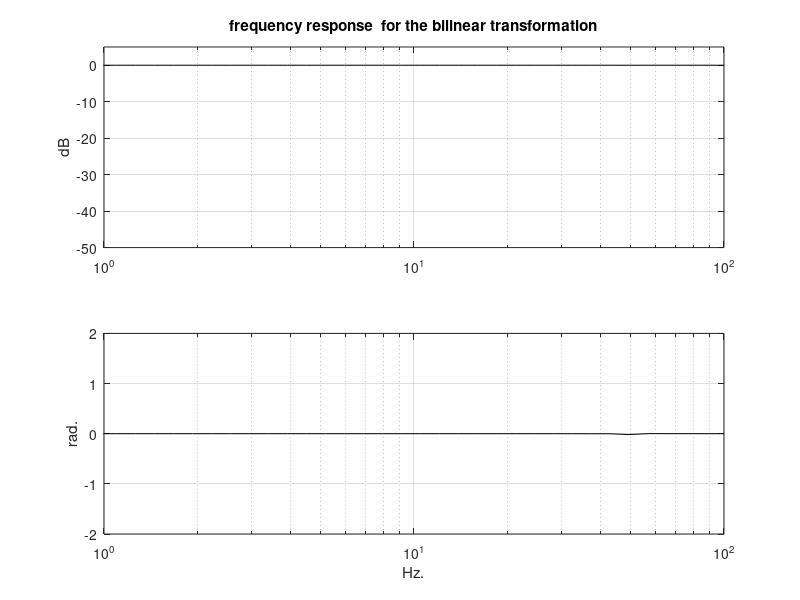

Reproduce this figure in MATLAB.
% Bilinear transformation from analog filter to digital filter
%Analog filter (wc= 63rad/s = 10Hz.):
num=[63]; % transfer function numerator;
den=[1 63]; %transfer function denominator
%Digital filter
fs=100; %sampling frequency in Hz.
[numd,dend]= bilinear(num,den,fs); %bilinear transformation
f=logspace(-1,2); %logaritmic set of frequency values in Hz.
G=freqz(numd,dend,f,fs); %computes frequency response
AG=20*log10(abs(G)); %take decibels
FI=angle(G); %take phases (rad)
subplot(2,1,1); semilogx(f,AG,'k'); %plots decibels
grid;axis([1 100 -50 5]);
ylabel('dB'); title('frequency response  for the bilinear transformation')
subplot(2,1,2); semilogx(f,FI,'k'); %plots phases
grid;axis([1 100 -2 2]);
ylabel('rad.'); xlabel('Hz.')
